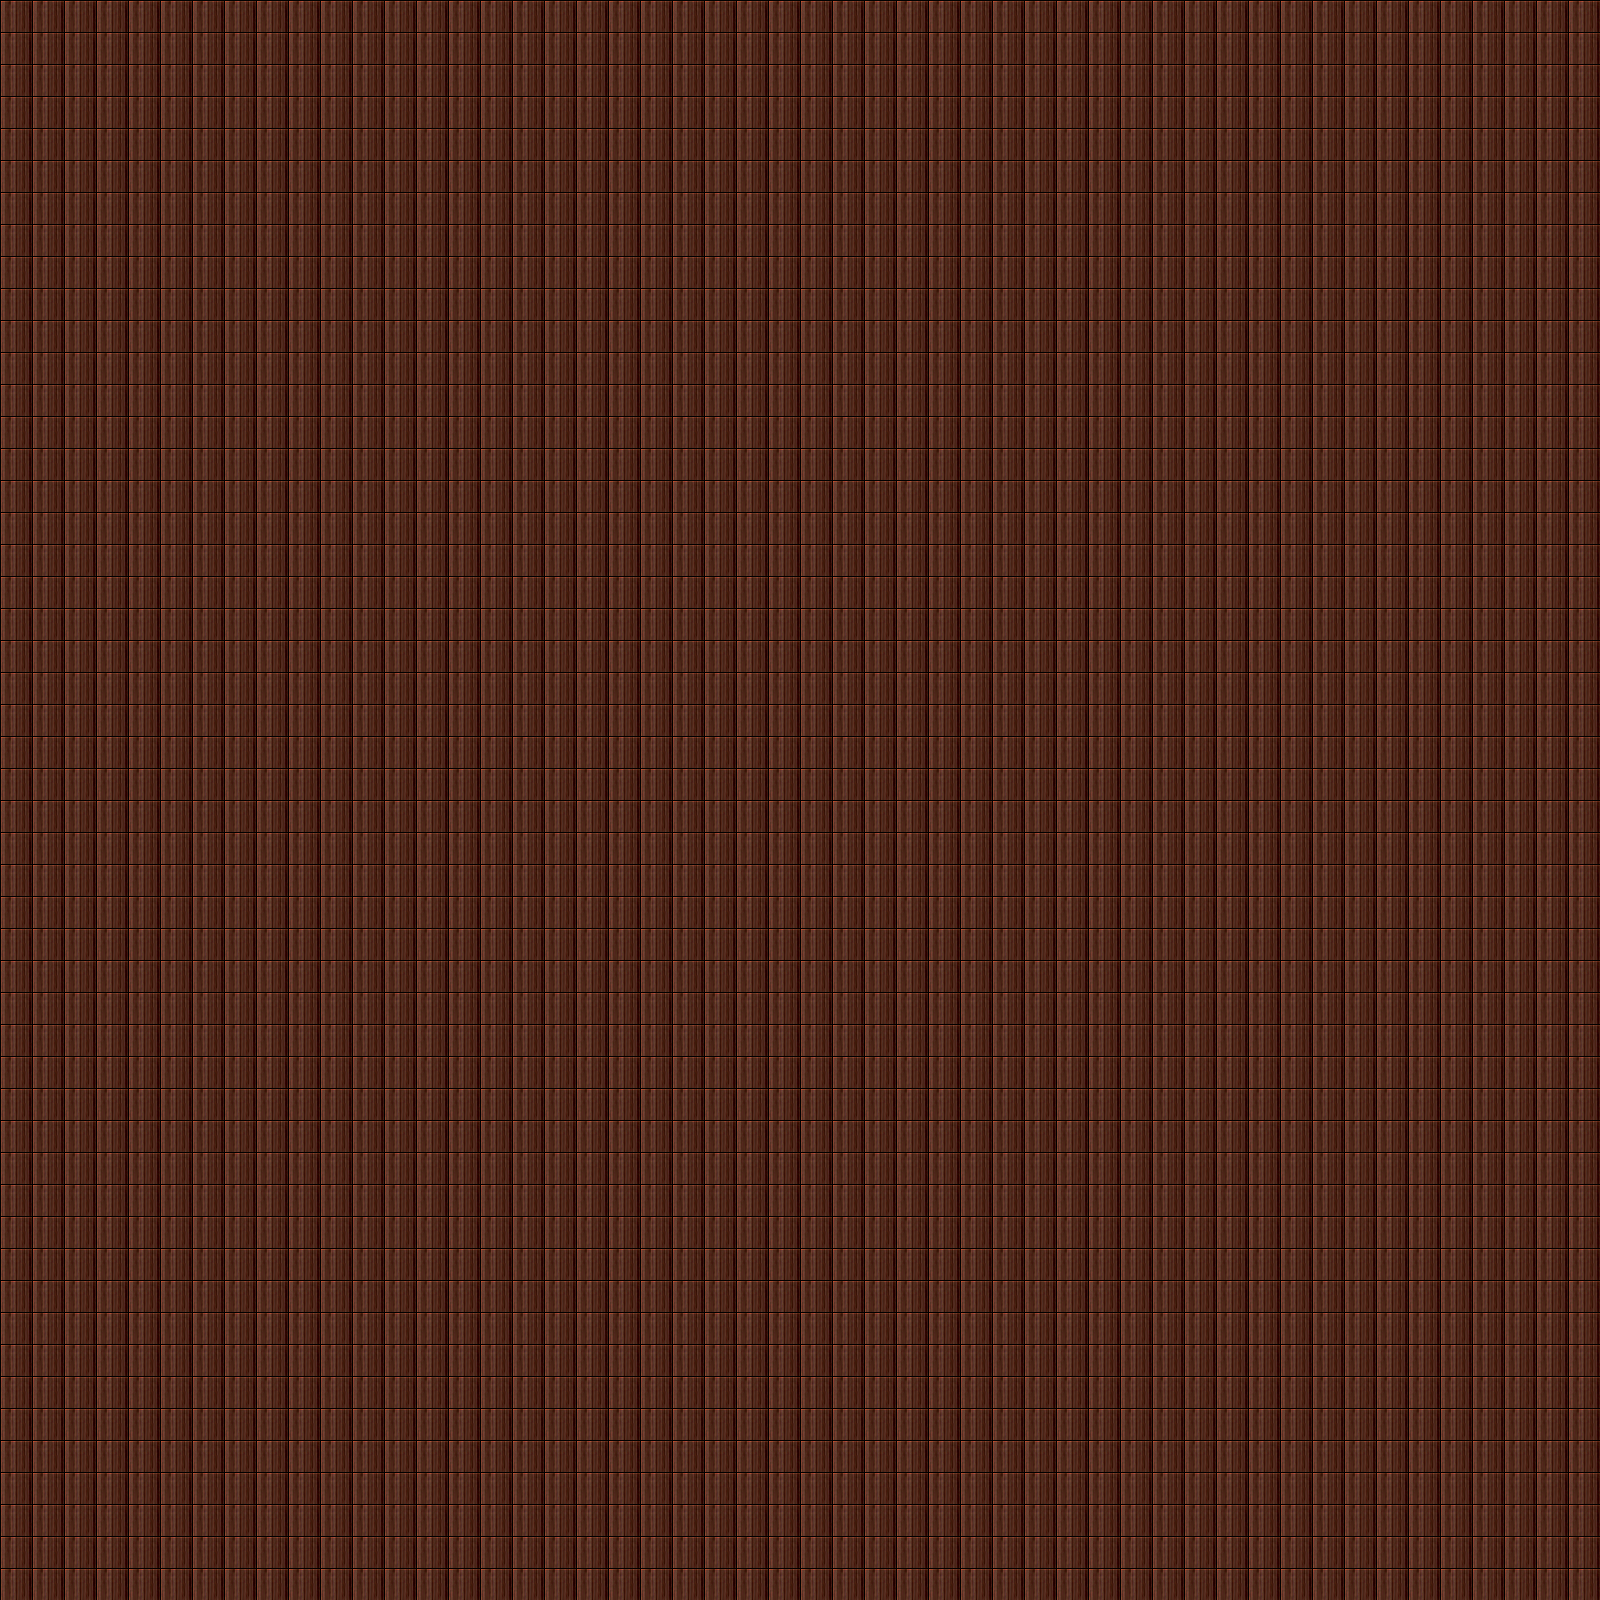

A 2D game scene composited from a Tiled map and its tileset images. What follows is a short description and the map's XML, with each tile layer's data collapsed to a summary:
An orthogonal 50x50 tile map with 32x32 px tiles, 1 tile layer (Tile Layer 1).

<map version="1.0" orientation="orthogonal" renderorder="right-down" width="50" height="50" tilewidth="32" tileheight="32" nextobjectid="1">
 <tileset firstgid="1" name="terrain" tilewidth="32" tileheight="32" tilecount="192" columns="16">
  <image source="HF1_A2.png" width="512" height="384" />
 </tileset>
 <layer name="Tile Layer 1" width="50" height="50">
  <data>[2500 cells, 2500 non-empty, 1 distinct tile ids]</data>
 </layer>
</map>
